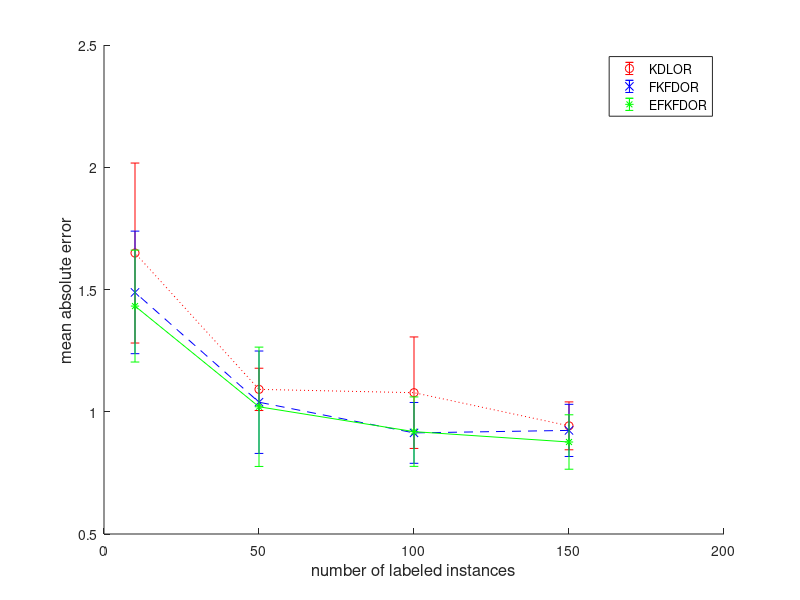

The MATLAB source for this figure:
%% plot errorbar fig

% machine
result = [0.942373 0.097921 0.923729 0.106673 0.876271 0.111301
1.077966 0.227986 0.913559 0.124409 0.918644 0.141987
1.091525 0.086498 1.038983 0.209429	1.020339 0.244026
1.649153 0.368061 1.488136 0.250608	1.432203 0.228831];


X = [150 100 50 10]';

Y_orig = result(:,1); % KDLOR mean
E_orig = result(:,2); % KDLOR std
Y_hard = result(:,3); % fkfdor mean
E_hard = result(:,4); % fkfdor std
Y_soft = result(:,5); % efkfdor mean
E_soft = result(:,6); % efkfdor std

figure
hold on
errorbar(X,Y_orig,E_orig,'r:o');
errorbar(X,Y_hard,E_hard,'b--x');
errorbar(X,Y_soft,E_soft,'g-*');
hold off
xlabel('number of labeled instances','FontSize',12);
ylabel('mean absolute error','FontSize',12);
%ylabel('mean zero-one error','FontSize',12);
legend('KDLOR','FKFDOR','EFKFDOR');